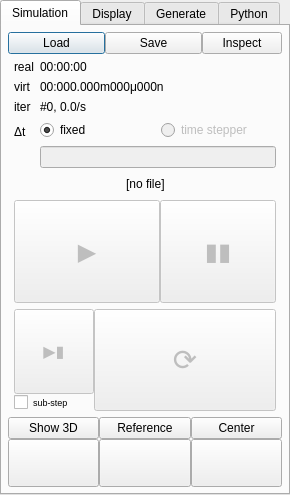
<?xml version="1.0" encoding="UTF-8"?>
<ui version="4.0">
 <class>Controller</class>
 <widget class="QDialog" name="Controller">
  <property name="geometry">
   <rect>
    <x>0</x>
    <y>0</y>
    <width>290</width>
    <height>495</height>
   </rect>
  </property>
  <property name="sizePolicy">
   <sizepolicy hsizetype="MinimumExpanding" vsizetype="MinimumExpanding">
    <horstretch>0</horstretch>
    <verstretch>0</verstretch>
   </sizepolicy>
  </property>
  <property name="windowTitle">
   <string>Yade</string>
  </property>
  <property name="windowIcon">
   <iconset resource="img.qrc">
    <normaloff>:/img/yade-favicon.png</normaloff>:/img/yade-favicon.png</iconset>
  </property>
  <layout class="QGridLayout" name="gridLayout_3">
   <property name="margin">
    <number>0</number>
   </property>
   <property name="spacing">
    <number>0</number>
   </property>
   <item row="0" column="0">
    <widget class="QTabWidget" name="controllerTabs">
     <property name="sizePolicy">
      <sizepolicy hsizetype="MinimumExpanding" vsizetype="MinimumExpanding">
       <horstretch>0</horstretch>
       <verstretch>0</verstretch>
      </sizepolicy>
     </property>
     <property name="currentIndex">
      <number>0</number>
     </property>
     <widget class="QWidget" name="tab">
      <attribute name="title">
       <string>Simulation</string>
      </attribute>
      <layout class="QGridLayout" name="gridLayout">
       <property name="margin">
        <number>0</number>
       </property>
       <property name="spacing">
        <number>0</number>
       </property>
       <item row="0" column="0">
        <layout class="QVBoxLayout" name="verticalLayout_3">
         <property name="margin">
          <number>6</number>
         </property>
         <item>
          <layout class="QHBoxLayout" name="horizontalLayout_2">
           <property name="sizeConstraint">
            <enum>QLayout::SetMinAndMaxSize</enum>
           </property>
           <item>
            <widget class="QPushButton" name="loadButton">
             <property name="enabled">
              <bool>true</bool>
             </property>
             <property name="sizePolicy">
              <sizepolicy hsizetype="MinimumExpanding" vsizetype="Fixed">
               <horstretch>0</horstretch>
               <verstretch>0</verstretch>
              </sizepolicy>
             </property>
             <property name="minimumSize">
              <size>
               <width>0</width>
               <height>0</height>
              </size>
             </property>
             <property name="text">
              <string>Load</string>
             </property>
            </widget>
           </item>
           <item>
            <widget class="QPushButton" name="saveButton">
             <property name="enabled">
              <bool>true</bool>
             </property>
             <property name="sizePolicy">
              <sizepolicy hsizetype="MinimumExpanding" vsizetype="Fixed">
               <horstretch>0</horstretch>
               <verstretch>0</verstretch>
              </sizepolicy>
             </property>
             <property name="minimumSize">
              <size>
               <width>0</width>
               <height>0</height>
              </size>
             </property>
             <property name="text">
              <string>Save</string>
             </property>
            </widget>
           </item>
           <item>
            <widget class="QPushButton" name="inspectButton">
             <property name="text">
              <string>Inspect</string>
             </property>
            </widget>
           </item>
          </layout>
         </item>
         <item>
          <layout class="QFormLayout" name="formLayout">
           <property name="sizeConstraint">
            <enum>QLayout::SetMinimumSize</enum>
           </property>
           <property name="fieldGrowthPolicy">
            <enum>QFormLayout::AllNonFixedFieldsGrow</enum>
           </property>
           <property name="horizontalSpacing">
            <number>6</number>
           </property>
           <property name="verticalSpacing">
            <number>6</number>
           </property>
           <property name="margin">
            <number>6</number>
           </property>
           <item row="0" column="0">
            <widget class="QLabel" name="label_6">
             <property name="text">
              <string>real</string>
             </property>
            </widget>
           </item>
           <item row="0" column="1">
            <widget class="QLabel" name="realTimeLabel">
             <property name="text">
              <string>00:00:00</string>
             </property>
            </widget>
           </item>
           <item row="2" column="0">
            <widget class="QLabel" name="label_7">
             <property name="text">
              <string>virt</string>
             </property>
            </widget>
           </item>
           <item row="2" column="1">
            <widget class="QLabel" name="virtTimeLabel">
             <property name="text">
              <string>00:000.000m000μ000n</string>
             </property>
            </widget>
           </item>
           <item row="3" column="0">
            <widget class="QLabel" name="label_8">
             <property name="text">
              <string>iter</string>
             </property>
            </widget>
           </item>
           <item row="3" column="1">
            <widget class="QLabel" name="iterLabel">
             <property name="text">
              <string>#0, 0.0/s</string>
             </property>
             <property name="wordWrap">
              <bool>true</bool>
             </property>
            </widget>
           </item>
           <item row="4" column="0">
            <widget class="QLabel" name="label_9">
             <property name="text">
              <string>Δt</string>
             </property>
            </widget>
           </item>
           <item row="4" column="1">
            <layout class="QVBoxLayout" name="verticalLayout">
             <item>
              <layout class="QHBoxLayout" name="horizontalLayout">
               <item>
                <widget class="QRadioButton" name="dtFixedRadio">
                 <property name="text">
                  <string>fixed</string>
                 </property>
                 <property name="checked">
                  <bool>true</bool>
                 </property>
                </widget>
               </item>
               <item>
                <widget class="QRadioButton" name="dtDynRadio">
                 <property name="enabled">
                  <bool>false</bool>
                 </property>
                 <property name="text">
                  <string>time stepper</string>
                 </property>
                </widget>
               </item>
              </layout>
             </item>
             <item>
              <widget class="QLineEdit" name="dtEdit">
               <property name="enabled">
                <bool>false</bool>
               </property>
               <property name="focusPolicy">
                <enum>Qt::ClickFocus</enum>
               </property>
              </widget>
             </item>
            </layout>
           </item>
          </layout>
         </item>
         <item>
          <layout class="QHBoxLayout" name="horizontalLayout_5">
           <item>
            <spacer name="horizontalSpacer_2">
             <property name="orientation">
              <enum>Qt::Horizontal</enum>
             </property>
             <property name="sizeHint" stdset="0">
              <size>
               <width>40</width>
               <height>20</height>
              </size>
             </property>
            </spacer>
           </item>
           <item>
            <widget class="QLabel" name="fileLabel">
             <property name="text">
              <string>[no file]</string>
             </property>
            </widget>
           </item>
           <item>
            <spacer name="horizontalSpacer">
             <property name="orientation">
              <enum>Qt::Horizontal</enum>
             </property>
             <property name="sizeHint" stdset="0">
              <size>
               <width>40</width>
               <height>20</height>
              </size>
             </property>
            </spacer>
           </item>
          </layout>
         </item>
         <item>
          <layout class="QVBoxLayout" name="verticalLayout_2">
           <property name="spacing">
            <number>6</number>
           </property>
           <property name="margin">
            <number>6</number>
           </property>
           <item>
            <layout class="QHBoxLayout" name="horizontalLayout_3">
             <property name="spacing">
              <number>0</number>
             </property>
             <item>
              <widget class="QPushButton" name="playButton">
               <property name="enabled">
                <bool>false</bool>
               </property>
               <property name="sizePolicy">
                <sizepolicy hsizetype="MinimumExpanding" vsizetype="MinimumExpanding">
                 <horstretch>5</horstretch>
                 <verstretch>0</verstretch>
                </sizepolicy>
               </property>
               <property name="font">
                <font>
                 <pointsize>18</pointsize>
                </font>
               </property>
               <property name="text">
                <string>▶</string>
               </property>
               <property name="iconSize">
                <size>
                 <width>32</width>
                 <height>32</height>
                </size>
               </property>
               <property name="default">
                <bool>true</bool>
               </property>
               <property name="flat">
                <bool>false</bool>
               </property>
              </widget>
             </item>
             <item>
              <widget class="QPushButton" name="pauseButton">
               <property name="enabled">
                <bool>false</bool>
               </property>
               <property name="sizePolicy">
                <sizepolicy hsizetype="MinimumExpanding" vsizetype="MinimumExpanding">
                 <horstretch>4</horstretch>
                 <verstretch>0</verstretch>
                </sizepolicy>
               </property>
               <property name="font">
                <font>
                 <pointsize>18</pointsize>
                </font>
               </property>
               <property name="text">
                <string>▮▮</string>
               </property>
               <property name="iconSize">
                <size>
                 <width>32</width>
                 <height>32</height>
                </size>
               </property>
              </widget>
             </item>
            </layout>
           </item>
           <item>
            <layout class="QHBoxLayout" name="horizontalLayout_4">
             <property name="spacing">
              <number>0</number>
             </property>
             <item>
              <layout class="QGridLayout" name="gridLayout_9" rowstretch="0,0" columnstretch="0" rowminimumheight="0,0" columnminimumwidth="0">
               <property name="margin">
                <number>0</number>
               </property>
               <property name="spacing">
                <number>0</number>
               </property>
               <item row="0" column="0">
                <widget class="QPushButton" name="stepButton">
                 <property name="enabled">
                  <bool>false</bool>
                 </property>
                 <property name="sizePolicy">
                  <sizepolicy hsizetype="MinimumExpanding" vsizetype="MinimumExpanding">
                   <horstretch>2</horstretch>
                   <verstretch>0</verstretch>
                  </sizepolicy>
                 </property>
                 <property name="font">
                  <font>
                   <pointsize>12</pointsize>
                  </font>
                 </property>
                 <property name="text">
                  <string>▶▮</string>
                 </property>
                 <property name="iconSize">
                  <size>
                   <width>32</width>
                   <height>32</height>
                  </size>
                 </property>
                </widget>
               </item>
               <item row="1" column="0">
                <widget class="QCheckBox" name="subStepCheckbox">
                 <property name="font">
                  <font>
                   <pointsize>7</pointsize>
                  </font>
                 </property>
                 <property name="text">
                  <string>sub-step</string>
                 </property>
                </widget>
               </item>
              </layout>
             </item>
             <item>
              <widget class="QPushButton" name="reloadButton">
               <property name="enabled">
                <bool>false</bool>
               </property>
               <property name="sizePolicy">
                <sizepolicy hsizetype="MinimumExpanding" vsizetype="MinimumExpanding">
                 <horstretch>5</horstretch>
                 <verstretch>0</verstretch>
                </sizepolicy>
               </property>
               <property name="font">
                <font>
                 <pointsize>22</pointsize>
                </font>
               </property>
               <property name="text">
                <string>⟳</string>
               </property>
               <property name="iconSize">
                <size>
                 <width>32</width>
                 <height>32</height>
                </size>
               </property>
              </widget>
             </item>
            </layout>
           </item>
          </layout>
         </item>
         <item>
          <layout class="QGridLayout" name="gridLayout_2">
           <item row="0" column="0">
            <widget class="QPushButton" name="show3dButton">
             <property name="text">
              <string>Show 3D</string>
             </property>
             <property name="checkable">
              <bool>true</bool>
             </property>
            </widget>
           </item>
           <item row="0" column="1">
            <widget class="QPushButton" name="referenceButton">
             <property name="text">
              <string>Reference</string>
             </property>
            </widget>
           </item>
           <item row="0" column="2">
            <widget class="QPushButton" name="centerButton">
             <property name="text">
              <string>Center</string>
             </property>
            </widget>
           </item>
           <item row="1" column="0">
            <widget class="QPushButton" name="xyzButton">
             <property name="minimumSize">
              <size>
               <width>48</width>
               <height>48</height>
              </size>
             </property>
             <property name="text">
              <string/>
             </property>
             <property name="icon">
              <iconset resource="img.qrc">
               <normaloff>:/img/XYZ.png</normaloff>:/img/XYZ.png</iconset>
             </property>
             <property name="iconSize">
              <size>
               <width>40</width>
               <height>40</height>
              </size>
             </property>
            </widget>
           </item>
           <item row="1" column="1">
            <widget class="QPushButton" name="yzxButton">
             <property name="minimumSize">
              <size>
               <width>48</width>
               <height>48</height>
              </size>
             </property>
             <property name="text">
              <string/>
             </property>
             <property name="icon">
              <iconset resource="img.qrc">
               <normaloff>:/img/YZX.png</normaloff>:/img/YZX.png</iconset>
             </property>
             <property name="iconSize">
              <size>
               <width>40</width>
               <height>40</height>
              </size>
             </property>
            </widget>
           </item>
           <item row="1" column="2">
            <widget class="QPushButton" name="zxyButton">
             <property name="minimumSize">
              <size>
               <width>48</width>
               <height>48</height>
              </size>
             </property>
             <property name="text">
              <string/>
             </property>
             <property name="icon">
              <iconset resource="img.qrc">
               <normaloff>:/img/ZXY.png</normaloff>:/img/ZXY.png</iconset>
             </property>
             <property name="iconSize">
              <size>
               <width>40</width>
               <height>40</height>
              </size>
             </property>
            </widget>
           </item>
          </layout>
         </item>
        </layout>
       </item>
      </layout>
     </widget>
     <widget class="QWidget" name="tab_2">
      <attribute name="title">
       <string>Display</string>
      </attribute>
      <layout class="QGridLayout" name="gridLayout_7">
       <property name="margin">
        <number>0</number>
       </property>
       <property name="spacing">
        <number>0</number>
       </property>
       <item row="0" column="0">
        <widget class="QComboBox" name="displayCombo"/>
       </item>
       <item row="1" column="0">
        <widget class="QScrollArea" name="displayArea">
         <property name="widgetResizable">
          <bool>true</bool>
         </property>
         <widget class="QWidget" name="displayAreaWidget">
          <property name="geometry">
           <rect>
            <x>0</x>
            <y>0</y>
            <width>284</width>
            <height>433</height>
           </rect>
          </property>
         </widget>
        </widget>
       </item>
      </layout>
     </widget>
     <widget class="QWidget" name="tab_4">
      <attribute name="title">
       <string>Generate</string>
      </attribute>
      <layout class="QGridLayout" name="gridLayout_6">
       <property name="margin">
        <number>0</number>
       </property>
       <item row="0" column="0">
        <layout class="QGridLayout" name="gridLayout_5">
         <property name="spacing">
          <number>0</number>
         </property>
         <item row="0" column="0">
          <widget class="QComboBox" name="generatorCombo"/>
         </item>
         <item row="1" column="0">
          <widget class="QScrollArea" name="generatorArea">
           <property name="sizePolicy">
            <sizepolicy hsizetype="MinimumExpanding" vsizetype="MinimumExpanding">
             <horstretch>200</horstretch>
             <verstretch>200</verstretch>
            </sizepolicy>
           </property>
           <property name="minimumSize">
            <size>
             <width>0</width>
             <height>0</height>
            </size>
           </property>
           <property name="widgetResizable">
            <bool>true</bool>
           </property>
           <widget class="QWidget" name="generatorAreaWidget">
            <property name="geometry">
             <rect>
              <x>0</x>
              <y>0</y>
              <width>500</width>
              <height>500</height>
             </rect>
            </property>
            <property name="sizePolicy">
             <sizepolicy hsizetype="MinimumExpanding" vsizetype="MinimumExpanding">
              <horstretch>0</horstretch>
              <verstretch>0</verstretch>
             </sizepolicy>
            </property>
            <property name="minimumSize">
             <size>
              <width>500</width>
              <height>500</height>
             </size>
            </property>
            <property name="maximumSize">
             <size>
              <width>398</width>
              <height>336</height>
             </size>
            </property>
           </widget>
          </widget>
         </item>
         <item row="2" column="0">
          <layout class="QGridLayout" name="gridLayout_4">
           <item row="0" column="0">
            <widget class="QCheckBox" name="generatorMemoryCheck">
             <property name="enabled">
              <bool>false</bool>
             </property>
             <property name="text">
              <string>memory slot</string>
             </property>
             <property name="checkable">
              <bool>false</bool>
             </property>
             <property name="checked">
              <bool>false</bool>
             </property>
            </widget>
           </item>
           <item row="0" column="1" colspan="2">
            <widget class="QLineEdit" name="generatorFilenameEdit">
             <property name="text">
              <string>/tmp/scene.yade.gz</string>
             </property>
            </widget>
           </item>
           <item row="1" column="0" colspan="2">
            <widget class="QCheckBox" name="generatorAutoCheck">
             <property name="text">
              <string>open automatically</string>
             </property>
             <property name="checked">
              <bool>true</bool>
             </property>
            </widget>
           </item>
           <item row="1" column="2">
            <widget class="QPushButton" name="generateButton">
             <property name="text">
              <string>Generate</string>
             </property>
            </widget>
           </item>
          </layout>
         </item>
        </layout>
       </item>
      </layout>
     </widget>
     <widget class="QWidget" name="tab_3">
      <attribute name="title">
       <string>Python</string>
      </attribute>
      <layout class="QGridLayout" name="gridLayout_8">
       <item row="0" column="0">
        <layout class="QVBoxLayout" name="verticalLayout_4">
         <item>
          <widget class="QComboBox" name="pythonCombo">
           <property name="font">
            <font>
             <family>Monospace</family>
            </font>
           </property>
           <property name="cursor">
            <cursorShape>IBeamCursor</cursorShape>
           </property>
           <property name="focusPolicy">
            <enum>Qt::StrongFocus</enum>
           </property>
           <property name="autoFillBackground">
            <bool>false</bool>
           </property>
           <property name="editable">
            <bool>true</bool>
           </property>
           <property name="insertPolicy">
            <enum>QComboBox::InsertAtTop</enum>
           </property>
           <property name="minimumContentsLength">
            <number>1</number>
           </property>
           <property name="duplicatesEnabled">
            <bool>false</bool>
           </property>
          </widget>
         </item>
         <item>
          <widget class="QLabel" name="label">
           <property name="text">
            <string>&lt;i&gt;(Output appears in the terminal)&lt;/i&gt;</string>
           </property>
           <property name="alignment">
            <set>Qt::AlignRight|Qt::AlignTrailing|Qt::AlignVCenter</set>
           </property>
          </widget>
         </item>
         <item>
          <spacer name="verticalSpacer">
           <property name="orientation">
            <enum>Qt::Vertical</enum>
           </property>
           <property name="sizeHint" stdset="0">
            <size>
             <width>20</width>
             <height>40</height>
            </size>
           </property>
          </spacer>
         </item>
        </layout>
       </item>
      </layout>
     </widget>
    </widget>
   </item>
  </layout>
 </widget>
 <resources>
  <include location="img.qrc"/>
 </resources>
 <connections>
  <connection>
   <sender>loadButton</sender>
   <signal>clicked()</signal>
   <receiver>Controller</receiver>
   <slot>loadSlot()</slot>
   <hints>
    <hint type="sourcelabel">
     <x>93</x>
     <y>64</y>
    </hint>
    <hint type="destinationlabel">
     <x>284</x>
     <y>0</y>
    </hint>
   </hints>
  </connection>
  <connection>
   <sender>saveButton</sender>
   <signal>clicked()</signal>
   <receiver>Controller</receiver>
   <slot>saveSlot()</slot>
   <hints>
    <hint type="sourcelabel">
     <x>184</x>
     <y>64</y>
    </hint>
    <hint type="destinationlabel">
     <x>284</x>
     <y>0</y>
    </hint>
   </hints>
  </connection>
  <connection>
   <sender>dtFixedRadio</sender>
   <signal>clicked()</signal>
   <receiver>Controller</receiver>
   <slot>dtFixedSlot()</slot>
   <hints>
    <hint type="sourcelabel">
     <x>143</x>
     <y>170</y>
    </hint>
    <hint type="destinationlabel">
     <x>284</x>
     <y>0</y>
    </hint>
   </hints>
  </connection>
  <connection>
   <sender>dtDynRadio</sender>
   <signal>clicked()</signal>
   <receiver>Controller</receiver>
   <slot>dtDynSlot()</slot>
   <hints>
    <hint type="sourcelabel">
     <x>268</x>
     <y>176</y>
    </hint>
    <hint type="destinationlabel">
     <x>284</x>
     <y>4</y>
    </hint>
   </hints>
  </connection>
  <connection>
   <sender>dtEdit</sender>
   <signal>editingFinished()</signal>
   <receiver>Controller</receiver>
   <slot>dtEditedSlot()</slot>
   <hints>
    <hint type="sourcelabel">
     <x>147</x>
     <y>204</y>
    </hint>
    <hint type="destinationlabel">
     <x>284</x>
     <y>43</y>
    </hint>
   </hints>
  </connection>
  <connection>
   <sender>playButton</sender>
   <signal>clicked()</signal>
   <receiver>Controller</receiver>
   <slot>playSlot()</slot>
   <hints>
    <hint type="sourcelabel">
     <x>116</x>
     <y>304</y>
    </hint>
    <hint type="destinationlabel">
     <x>3</x>
     <y>309</y>
    </hint>
   </hints>
  </connection>
  <connection>
   <sender>pauseButton</sender>
   <signal>clicked()</signal>
   <receiver>Controller</receiver>
   <slot>pauseSlot()</slot>
   <hints>
    <hint type="sourcelabel">
     <x>268</x>
     <y>304</y>
    </hint>
    <hint type="destinationlabel">
     <x>284</x>
     <y>311</y>
    </hint>
   </hints>
  </connection>
  <connection>
   <sender>referenceButton</sender>
   <signal>clicked()</signal>
   <receiver>Controller</receiver>
   <slot>setReferenceSlot()</slot>
   <hints>
    <hint type="sourcelabel">
     <x>184</x>
     <y>429</y>
    </hint>
    <hint type="destinationlabel">
     <x>5</x>
     <y>469</y>
    </hint>
   </hints>
  </connection>
  <connection>
   <sender>centerButton</sender>
   <signal>clicked()</signal>
   <receiver>Controller</receiver>
   <slot>centerSlot()</slot>
   <hints>
    <hint type="sourcelabel">
     <x>275</x>
     <y>429</y>
    </hint>
    <hint type="destinationlabel">
     <x>284</x>
     <y>469</y>
    </hint>
   </hints>
  </connection>
  <connection>
   <sender>xyzButton</sender>
   <signal>clicked()</signal>
   <receiver>Controller</receiver>
   <slot>xyzSlot()</slot>
   <hints>
    <hint type="sourcelabel">
     <x>93</x>
     <y>460</y>
    </hint>
    <hint type="destinationlabel">
     <x>0</x>
     <y>469</y>
    </hint>
   </hints>
  </connection>
  <connection>
   <sender>yzxButton</sender>
   <signal>clicked()</signal>
   <receiver>Controller</receiver>
   <slot>yzxSlot()</slot>
   <hints>
    <hint type="sourcelabel">
     <x>184</x>
     <y>485</y>
    </hint>
    <hint type="destinationlabel">
     <x>243</x>
     <y>469</y>
    </hint>
   </hints>
  </connection>
  <connection>
   <sender>zxyButton</sender>
   <signal>clicked()</signal>
   <receiver>Controller</receiver>
   <slot>zxySlot()</slot>
   <hints>
    <hint type="sourcelabel">
     <x>275</x>
     <y>485</y>
    </hint>
    <hint type="destinationlabel">
     <x>284</x>
     <y>469</y>
    </hint>
   </hints>
  </connection>
  <connection>
   <sender>generateButton</sender>
   <signal>clicked()</signal>
   <receiver>Controller</receiver>
   <slot>generateSlot()</slot>
   <hints>
    <hint type="sourcelabel">
     <x>101</x>
     <y>60</y>
    </hint>
    <hint type="destinationlabel">
     <x>284</x>
     <y>469</y>
    </hint>
   </hints>
  </connection>
  <connection>
   <sender>dtEdit</sender>
   <signal>textEdited(QString)</signal>
   <receiver>Controller</receiver>
   <slot>dtEditNoupdateSlot()</slot>
   <hints>
    <hint type="sourcelabel">
     <x>147</x>
     <y>204</y>
    </hint>
    <hint type="destinationlabel">
     <x>284</x>
     <y>205</y>
    </hint>
   </hints>
  </connection>
  <connection>
   <sender>dtEdit</sender>
   <signal>cursorPositionChanged(int,int)</signal>
   <receiver>Controller</receiver>
   <slot>dtEditNoupdateSlot()</slot>
   <hints>
    <hint type="sourcelabel">
     <x>147</x>
     <y>204</y>
    </hint>
    <hint type="destinationlabel">
     <x>284</x>
     <y>181</y>
    </hint>
   </hints>
  </connection>
  <connection>
   <sender>generatorCombo</sender>
   <signal>currentIndexChanged(QString)</signal>
   <receiver>Controller</receiver>
   <slot>generatorComboSlot()</slot>
   <hints>
    <hint type="sourcelabel">
     <x>101</x>
     <y>60</y>
    </hint>
    <hint type="destinationlabel">
     <x>284</x>
     <y>130</y>
    </hint>
   </hints>
  </connection>
  <connection>
   <sender>displayCombo</sender>
   <signal>currentIndexChanged(QString)</signal>
   <receiver>Controller</receiver>
   <slot>displayComboSlot()</slot>
   <hints>
    <hint type="sourcelabel">
     <x>101</x>
     <y>45</y>
    </hint>
    <hint type="destinationlabel">
     <x>284</x>
     <y>108</y>
    </hint>
   </hints>
  </connection>
  <connection>
   <sender>pythonCombo</sender>
   <signal>activated(QString)</signal>
   <receiver>Controller</receiver>
   <slot>pythonComboSlot()</slot>
   <hints>
    <hint type="sourcelabel">
     <x>107</x>
     <y>66</y>
    </hint>
    <hint type="destinationlabel">
     <x>284</x>
     <y>68</y>
    </hint>
   </hints>
  </connection>
  <connection>
   <sender>inspectButton</sender>
   <signal>clicked()</signal>
   <receiver>Controller</receiver>
   <slot>inspectSlot()</slot>
   <hints>
    <hint type="sourcelabel">
     <x>247</x>
     <y>54</y>
    </hint>
    <hint type="destinationlabel">
     <x>0</x>
     <y>58</y>
    </hint>
   </hints>
  </connection>
  <connection>
   <sender>reloadButton</sender>
   <signal>clicked()</signal>
   <receiver>Controller</receiver>
   <slot>reloadSlot()</slot>
   <hints>
    <hint type="sourcelabel">
     <x>194</x>
     <y>363</y>
    </hint>
    <hint type="destinationlabel">
     <x>284</x>
     <y>437</y>
    </hint>
   </hints>
  </connection>
  <connection>
   <sender>stepButton</sender>
   <signal>clicked()</signal>
   <receiver>Controller</receiver>
   <slot>stepSlot()</slot>
   <hints>
    <hint type="sourcelabel">
     <x>79</x>
     <y>363</y>
    </hint>
    <hint type="destinationlabel">
     <x>6</x>
     <y>450</y>
    </hint>
   </hints>
  </connection>
  <connection>
   <sender>subStepCheckbox</sender>
   <signal>stateChanged(int)</signal>
   <receiver>Controller</receiver>
   <slot>subStepSlot()</slot>
   <hints>
    <hint type="sourcelabel">
     <x>42</x>
     <y>376</y>
    </hint>
    <hint type="destinationlabel">
     <x>-2</x>
     <y>381</y>
    </hint>
   </hints>
  </connection>
  <connection>
   <sender>show3dButton</sender>
   <signal>toggled(bool)</signal>
   <receiver>Controller</receiver>
   <slot>show3dSlot(bool)</slot>
   <hints>
    <hint type="sourcelabel">
     <x>42</x>
     <y>418</y>
    </hint>
    <hint type="destinationlabel">
     <x>-2</x>
     <y>422</y>
    </hint>
   </hints>
  </connection>
 </connections>
 <slots>
  <slot>loadSlot()</slot>
  <slot>saveSlot()</slot>
  <slot>reloadSlot()</slot>
  <slot>playSlot()</slot>
  <slot>pauseSlot()</slot>
  <slot>stepSlot()</slot>
  <slot>setReferenceSlot()</slot>
  <slot>centerSlot()</slot>
  <slot>dtFixedSlot()</slot>
  <slot>dtDynSlot()</slot>
  <slot>dtEditedSlot()</slot>
  <slot>xyzSlot()</slot>
  <slot>yzxSlot()</slot>
  <slot>zxySlot()</slot>
  <slot>generateSlot()</slot>
  <slot>dtEditNoupdateSlot()</slot>
  <slot>generatorComboSlot()</slot>
  <slot>displayComboSlot()</slot>
  <slot>pythonComboSlot()</slot>
  <slot>pythonEditSlot()</slot>
  <slot>inspectSlot()</slot>
  <slot>subStepSlot()</slot>
  <slot>show3dSlot(bool)</slot>
 </slots>
</ui>
